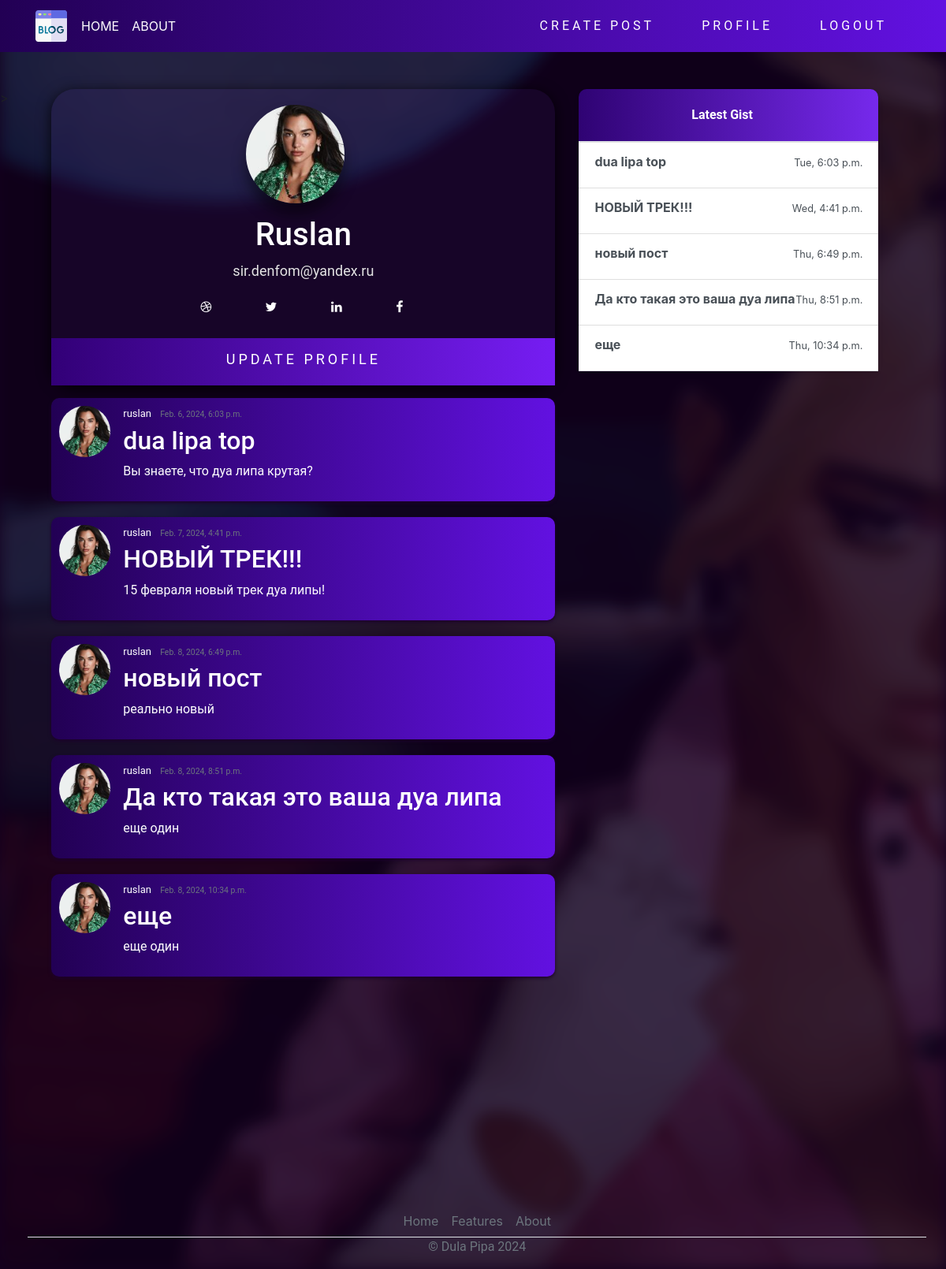
The app's page /profile/ruslan/ (signed in) with its own data.
### users/models.py (models this page shows, shortened)
class Profile(models.Model):
    user = models.OneToOneField(User, on_delete=models.CASCADE)
    image = models.ImageField(default='default.jpg', upload_to='profile_pics')

### blog/models.py (models this page shows, shortened)
class Post(models.Model):
    title = models.CharField(max_length=30)
    content = models.TextField(max_length=1000)
    date_posted = models.DateTimeField(default=timezone.now)
    author = models.ForeignKey(User, on_delete=models.CASCADE)

### blog/views.py (the view)
# urls.py: path('profile/<str:username>/', views.profile, name='profile'),
def profile(request, username):
    user = User.objects.get(username=username)
    user_posts = Post.objects.filter(author=user)
    return render(request, 'blog/profile.html', {'user': user, 'user_posts': user_posts})

### blog/templates/blog/profile.html (shortened to what this page needs)
{% extends 'blog/base.html' %}
{% block content %}
{% load crispy_forms_tags %}
<link rel="stylesheet" href="https://cdnjs.cloudflare.com/ajax/libs/font-awesome/4.7.0/css/font-awesome.min.css">
<div class="container">
    <div class="row">
        <div class="col-md-11">
            <div class="cardd">
                <div class="m-b-25">
                    <img class="rounded-circle account-img" id="profile-img" src="{{ user.profile.image.url }}" class="img-radius" alt="User-Profile-Image">
                </div>
                <h1 id="profile-h1">{{user.username|title}}</h1>
                <p class="title">{{user.email}}</p>
                <a href="#" id="auth-links"><i class="fa fa-dribbble"></i></a>
                <a href="#" id="auth-links"><i class="fa fa-twitter"></i></a>
                <a href="#" id="auth-links"><i class="fa fa-linkedin"></i></a>
                <a href="#" id="auth-links"><i class="fa fa-facebook"></i></a>
                <p><button id="btn-profile"><a href="{% url 'profile-update' username=request.user.username %}" id="auth-links">
                    Update Profile
                </a></button></p>
            </div>
            {% for post in user_posts %}
                <article class="media content-section">
                    <img class="rounded-circle article-img" src="{{ post.author.profile.image.url }}" alt="">
                    <div class="media-body">
                        <div class="article-metadata">
                            <a class="mr-2" href="{% url 'profile' post.author.username %}">{{ post.author }}</a>
                            <small class="text-muted">{{ post.date_posted }}</small>
                        </div>
                        <h2><a>{{ post.title }}</a></h2>
                        <p class="article-content">{{ post.content }}</p>
                    </div>
                    <br>
                </article>
            {% endfor %}
        </div>
        <div class="col-md-1">
            <div class="content-sectionw">
                <div class="d-flex flex-column align-items-stretch flex-shrink-0 bg-white">
                    <a id="list-group" href="" class="d-flex align-items-center flex-shrink-0 p-3 link-dark text-decoration-none border-bottom">
                        <span class="fs-5 fw-semibold" id="gist-btn">Latest Gist</span>
                    </a>
                    <div class="list-group list-group-flush border-bottom scrollarea">
                        {% for post in user_posts|slice:":5" %}
                            <a href="#post_{{ post.pk }}" class="list-group-item list-group-item-action lh-tight" aria-current="true">
                                <div class="d-flex w-100 align-items-center justify-content-between" >
                                    <strong class="mb-1">{{ post.title }}</strong>
                                    <small>{{ post.date_posted|date:"D, P" }}</small>
                                </div>
                                <div class="col-10 mb-1 small">{{ post.description }}</div>
                            </a>
                        {% empty %}
                            <p>Нет новостей.</p>
                        {% endfor %}
                    </div>
                </div>
            </div>
        </div>
    </div>
</div>
{% endblock content %}

### blog/static/blog/main.css (style rules this page uses)
body { background: #160023; margin-top: 7rem; padding: 0; background-size: cover; display: flex; }
html { scroll-behavior: smooth; }
h2, h3, h4, h6, p { color: #ffffff; font-family: 'Roboto', sans-serif; }
.d-flex.flex-column.align-items-stretch.flex-shrink-0.bg-white { width: 380px; background: linear-gradient(270deg, rgb(118, 41, 236) 0%, rgb(47, 3, 115) 100%); border-radius: 10px; box-shadow: 0 4px 6px rgba(0, 0, 0, 0.1); }
#list-group .fw-semibold { font-weight: 600; }
.scrollarea { background-color: #761FFFFF; }
.content-section { background: linear-gradient(270deg, rgb(98, 17, 225) 0%, rgb(34, 0, 84) 100%); padding: 10px 10px; border-radius: 10px; margin-bottom: 20px; box-shadow: 0 2px 4px rgba(28, 0, 45, 0.99); }
.article-content { white-space: pre-line; }
.article-img { width: 65px; height: 65px; object-fit: cover; margin-right: 16px; }
.article-metadata { font-family: 'Roboto', sans-serif; padding-bottom: 1px; margin-bottom: 4px; font-size: 13px; }
.account-img { height: 125px; width: 125px; object-fit: cover; margin-right: 20px; margin-bottom: 16px; }
#auth-links { font-family: 'Roboto', sans-serif; position: relative; display: inline-block; padding: 5px 30px; color: #ffffff; text-decoration: none; text-transform: uppercase; transition: 0.5s; letter-spacing: 4px; overflow: hidden; }
#gist-btn { padding: 5px; margin-left: 35%; color: #ffffff; font-family: 'Roboto', sans-serif; font-weight: bold; border-radius: 10px; }
.cardd { box-shadow: 0 4px 18px 0 rgba(0, 0, 0, 0.849); max-width: 700px; margin: auto; background-color: rgba(102, 52, 178, 0.1);; text-align: center; border-radius: 30px; }
#profile-h1 { color: rgb(255, 255, 255); font-family: 'Roboto', sans-serif; }
.title { font-family: 'Roboto', sans-serif; color: rgb(228, 228, 228); font-size: 18px; }
button { font-family: 'Roboto', sans-serif; border: none; outline: 0; display: inline-block; padding: 8px; color: white; text-align: center; cursor: pointer; width: 100%; font-size: 18px; transition: 1s; background: linear-gradient(270deg, rgb(118, 29, 243) 0%, rgb(50, 0, 119) 100%); }
#profile-img { margin-top: 20px; box-shadow: 0 14px 18px 0 rgba(0, 0, 0, 0.486); border-radius: 50px; }
a { color: white; text-decoration: none; }

### records on screen
Post: author.profile.image (placeholder picture), author "ruslan", date_posted "Feb. 6, 2024, 6:03 p.m.", title "dua lipa top", content "Вы знаете, что дуа липа крутая?", date_posted "Tue, 6:03 p.m."
Post: author.profile.image (placeholder picture), author "ruslan", date_posted "Feb. 7, 2024, 4:41 p.m.", title "НОВЫЙ ТРЕК!!!", content "15 февраля новый трек дуа липы!", date_posted "Wed, 4:41 p.m."
Post: author.profile.image (placeholder picture), author "ruslan", date_posted "Feb. 8, 2024, 6:49 p.m.", title "новый пост", content "реально новый", date_posted "Thu, 6:49 p.m."
Post: author.profile.image (placeholder picture), author "ruslan", date_posted "Feb. 8, 2024, 8:51 p.m.", title "Да кто такая это ваша дуа липа", content "еще один", date_posted "Thu, 8:51 p.m."
Post: author.profile.image (placeholder picture), author "ruslan", date_posted "Feb. 8, 2024, 10:34 p.m.", title "еще", content "еще один", date_posted "Thu, 10:34 p.m."

### other values on screen
{{ user.username|title }} "Ruslan"
{{ user.email }} "sir.denfom@yandex.ru"
